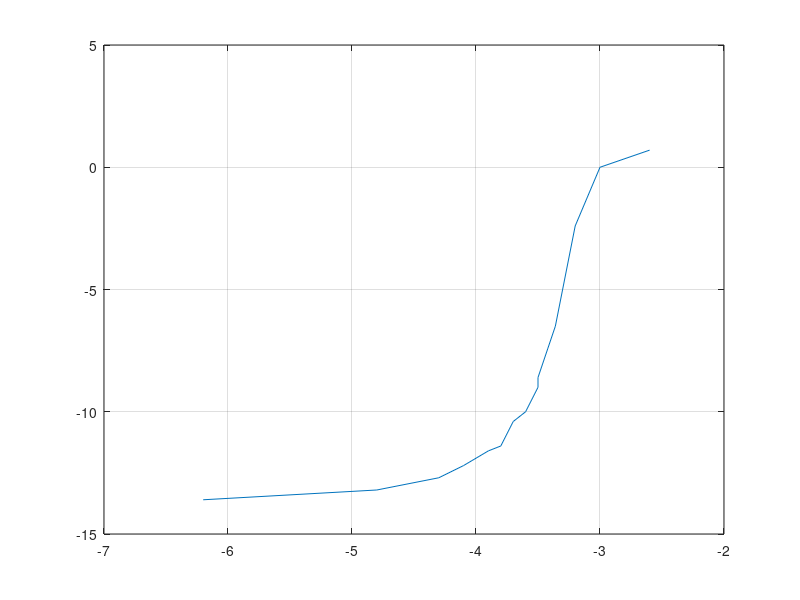

MATLAB code for this plot:
D = [-6.2	-13.6
-4.8	-13.2
-4.3	-12.7
-4.1	-12.2
-3.9	-11.6
-3.8	-11.4
-3.7	-10.4
-3.6	-10
-3.5	-9
-3.5	-8.6
-3.42	-7.4
-3.36	-6.5
-3.2	-2.4
-3	0
-2.6	0.7
];
plot(D(:,1), D(:,2))
grid on
